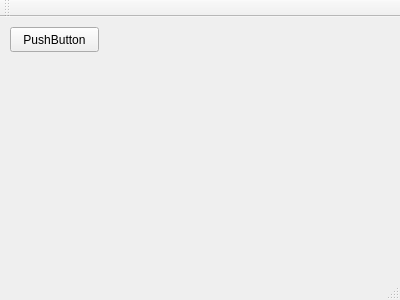
<?xml version="1.0" encoding="UTF-8"?>
<ui version="4.0">
 <class>MainWindow</class>
 <widget class="QMainWindow" name="MainWindow">
  <property name="geometry">
   <rect>
    <x>0</x>
    <y>0</y>
    <width>400</width>
    <height>300</height>
   </rect>
  </property>
  <property name="windowTitle">
   <string>MainWindow</string>
  </property>
  <widget class="QWidget" name="centralWidget">
   <widget class="QPushButton" name="pushButton">
    <property name="geometry">
     <rect>
      <x>10</x>
      <y>10</y>
      <width>89</width>
      <height>25</height>
     </rect>
    </property>
    <property name="text">
     <string>PushButton</string>
    </property>
   </widget>
   <widget class="Qcustomplot" name="widget" native="true">
    <property name="geometry">
     <rect>
      <x>10</x>
      <y>39</y>
      <width>381</width>
      <height>191</height>
     </rect>
    </property>
   </widget>
  </widget>
  <widget class="QMenuBar" name="menuBar">
   <property name="geometry">
    <rect>
     <x>0</x>
     <y>0</y>
     <width>400</width>
     <height>22</height>
    </rect>
   </property>
  </widget>
  <widget class="QToolBar" name="mainToolBar">
   <attribute name="toolBarArea">
    <enum>TopToolBarArea</enum>
   </attribute>
   <attribute name="toolBarBreak">
    <bool>false</bool>
   </attribute>
  </widget>
  <widget class="QStatusBar" name="statusBar"/>
 </widget>
 <layoutdefault spacing="6" margin="11"/>
 <customwidgets>
  <customwidget>
   <class>Qcustomplot</class>
   <extends>QWidget</extends>
   <header>qcustomplot.h</header>
   <container>1</container>
  </customwidget>
 </customwidgets>
 <resources/>
 <connections/>
</ui>
